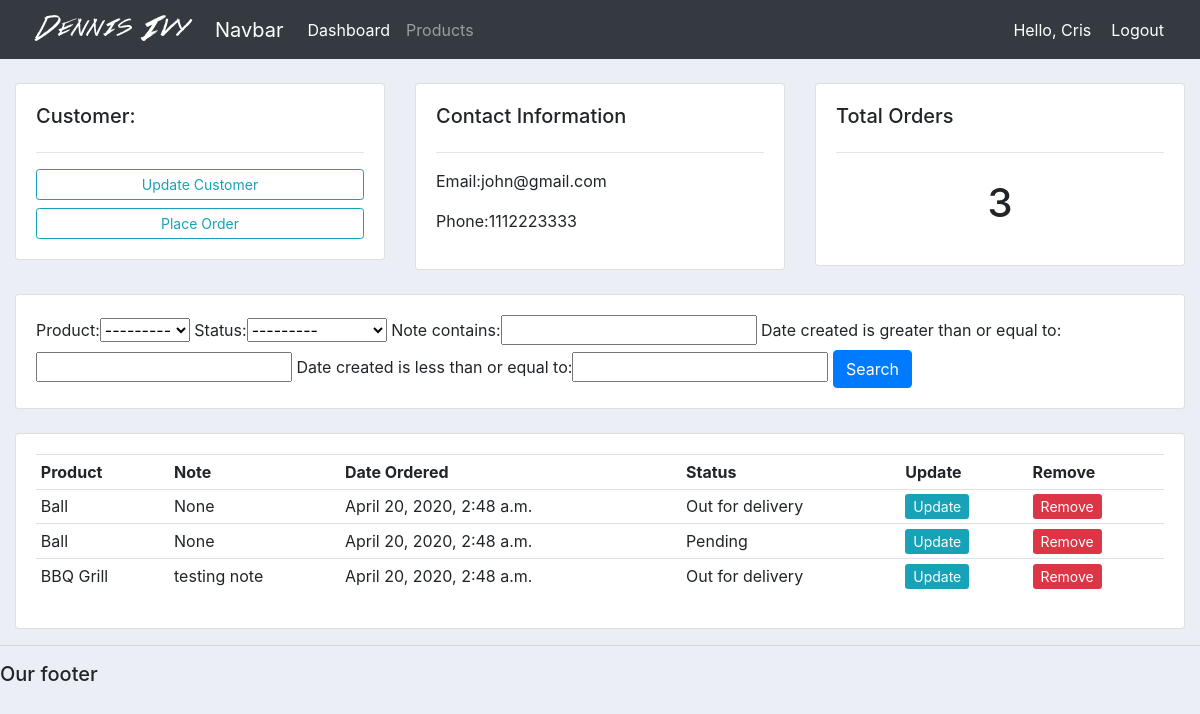
The app's page /customer/1/ (signed in) with its own data.
### accounts/models.py (models this page shows, shortened)
class Customer(models.Model):
    name = models.CharField(max_length=200)
    phone = models.CharField(max_length=200)
    email = models.CharField(max_length=200)
    date_created = models.DateTimeField(auto_now_add=True, null=True)

class Order(models.Model):
    STATUS = (
        ('Pending', 'Pending'),
        ('Out for delivery', 'Out for delivery'),
        ('Delivered', 'Delivered'),
    )
    customer = models.ForeignKey(Customer, null=True, on_delete= models.SET_NULL)
    product = models.ForeignKey(Product, null=True, on_delete=models.SET_NULL)
    date_created = models.DateTimeField(auto_now_add=True, null=True)
    status = models.CharField(max_length=200, null=True, choices=STATUS)
    note = models.CharField(max_length=1000, null=True)

class Product(models.Model):
    CATEGORY = (
        ('Indoor', 'Indoor'),
        ('Out Door', 'Out Door'),
    )
    name = models.CharField(max_length=200, null=True)
    price = models.FloatField(null=True)
    category = models.CharField(max_length=200, null=True, choices=CATEGORY)
    description = models.CharField(max_length=200, null=True, blank=True)
    date_created = models.DateTimeField(auto_now_add=True, null=True)
    tags = models.ManyToManyField(Tag)
    def __str__(self):
        return self.name

### accounts/views.py (the view)
# urls.py: path('customer/<str:pk_test>/', views.customer, name="customer"),
@login_required(login_url='login')
def customer(request, pk_test):
    customer = Customer.objects.get(id=pk_test)
    orders = customer.order_set.all()
    order_count = orders.count()
    myFilter = OrderFilter(request.GET, queryset=orders)
    orders = myFilter.qs
    context = {'customer': customer, 'orders': orders,
               'order_count': order_count, 'myFilter': myFilter}
    return render(request, 'accounts/customer.html', context)

### accounts/templates/accounts/customer.html
{%  extends 'accounts/main.html' %}
{% block content %}
	<br>
<div class="row">
	<div class="col-md">
		<div class="card card-body">
			<h5>Customer:</h5>
			<hr>
			<a class="btn btn-outline-info  btn-sm btn-block" href="">Update Customer</a>
			<a class="btn btn-outline-info  btn-sm btn-block" href="{% url 'create_order' customer.id %}">Place Order</a>
		</div>
	</div>
	<div class="col-md">
		<div class="card card-body">
			<h5>Contact Information</h5>
			<hr>
			<p>Email:{{customer.email}} </p>
			<p>Phone:{{customer.phone}} </p>
		</div>
	</div>
	<div class="col-md">
		<div class="card card-body">
			<h5>Total Orders</h5>
			<hr>
			<h1 style="text-align: center;padding: 10px">{{order_count}}</h1>
		</div>
	</div>
</div>
<br>
<div class="row">
	<div class="col">
		<div class="card card-body">
			<form method="get">
				{{myFilter.form}}
		    <button class="btn btn-primary" type="submit">Search</button>
		  </form>
		</div>
	</div>
</div>
<br>
<div class="row">
	<div class="col-md">
		<div class="card card-body">
			<table class="table table-sm">
				<tr>
					<th>Product</th>
					<th>Note</th>
					<th>Date Ordered</th>
					<th>Status</th>
					<th>Update</th>
					<th>Remove</th>
				</tr>
				{% for order in orders %}
				<tr>
					<td>{{order.product}}</td>
					<td>{{order.note}}</td>
					<td>{{order.date_created}}</td>
					<td>{{order.status}}</td>
					<td><a class="btn-sm btn-info" href="{% url 'update_order' order.id %}">Update</a></td>
					<td><a class="btn-sm btn-danger" href="{% url 'delete_order' order.id %}"=>Remove</a></td>
				</tr>
				{% endfor %}
			</table>
		</div>
	</div>
</div>
{% endblock %}

### accounts/templates/accounts/navbar.html (shortened to what this page needs)
{% load static %}
<nav class="navbar navbar-expand-lg navbar-dark bg-dark">
  <img src="{% static 'images/logo.png' %}">
    <a class="navbar-brand" href="#">Navbar</a>
    <div class="collapse navbar-collapse" id="navbarNav">
      <ul class="navbar-nav">
        <li class="nav-item active">
          <a class="nav-link" href="{% url 'home' %}">Dashboard</a>
        </li>
        <li class="nav-item">
          <a class="nav-link" href="{% url 'products' %}">Products</a>
        </li>
      </ul>
    </div>
    <span class="hello-msg">Hello, {{request.user}}</span>
    <span><a class="hello-msg" href="{% url 'logout' %}">Logout</a></span>
  </nav>

### static/css/main.css (style rules this page uses)
body { background-color: #ebeff5; }

### accounts/templates/accounts/navbar.html (style rules this page uses)
.hello-msg { font-size: 18 px; color: #fff; margin-right: 20px; }

### records on screen
Customer: email "john@gmail.com", phone "1112223333"
Order: product "Ball", note "None", date_created "April 20, 2020, 2:48 a.m.", status "Out for delivery"
Order: product "Ball", note "None", date_created "April 20, 2020, 2:48 a.m.", status "Pending"
Order: product "BBQ Grill", note "testing note", date_created "April 20, 2020, 2:48 a.m.", status "Out for delivery"

### other values on screen
{{ request.user }} "Cris"
{{ order_count }} "3"
